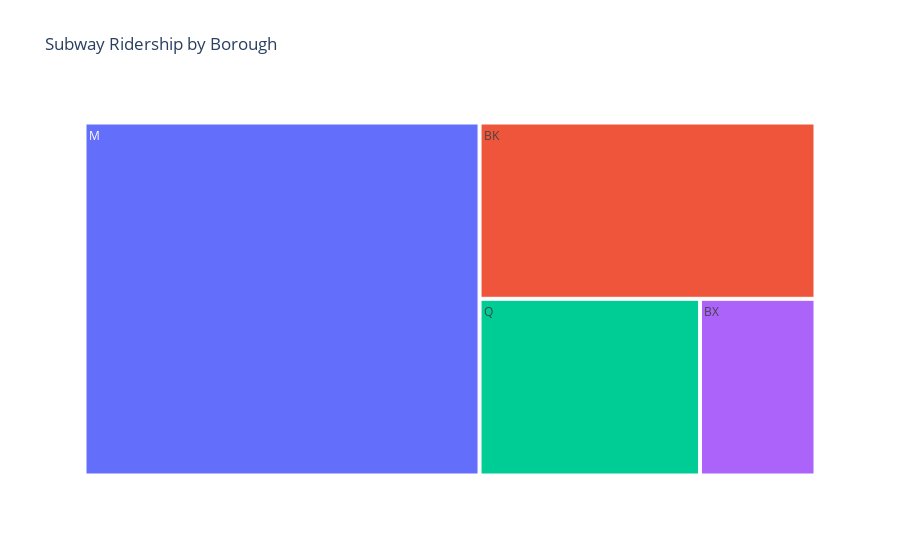

The cell this chart's notebook holds for it:
### Markdown cell above
#### Visualizing the amount of ridership by borough

### Code cell
fig = px.treemap(boroughs, path=[boroughs.index], values=boroughs.values, title='Subway Ridership by Borough')
fig.show()

### Figure 1 — Plotly figure (JSON) as saved in the notebook; plotly's stock layout.template omitted (floating-point values rounded to 4 significant figures)
{"data": [{"branchvalues": "total", "domain": {"x": [0, 1], "y": [0, 1]}, "hovertemplate": "labels=%{label}<br>value=%{value}<br>parent=%{parent}<br>id=%{id}<extra></extra>", "ids": ["BK", "BX", "M", "Q"], "labels": ["BK", "BX", "M", "Q"], "name": "", "parents": ["", "", "", ""], "type": "treemap", "values": [237932586, 81994749, 560176396, 156471936]}], "layout": {"legend": {"tracegroupgap": 0}, "title": {"text": "Subway Ridership by Borough"}}}
